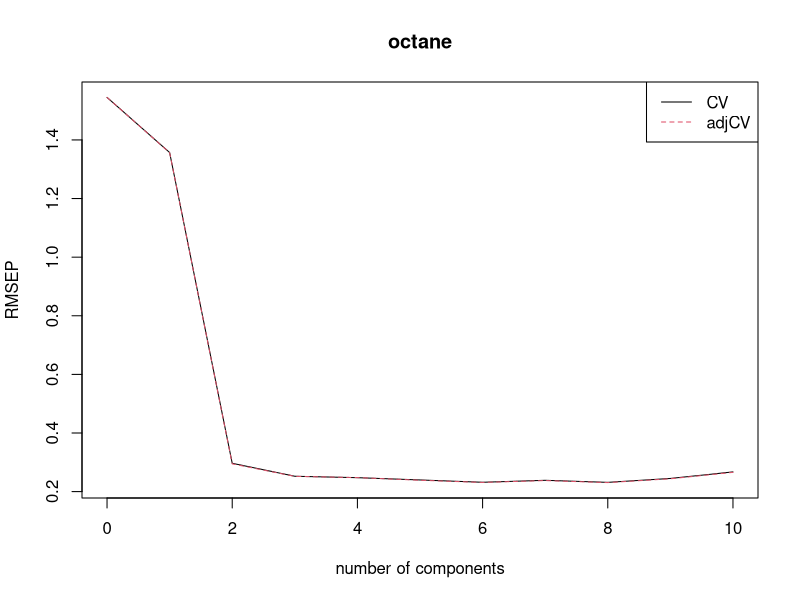
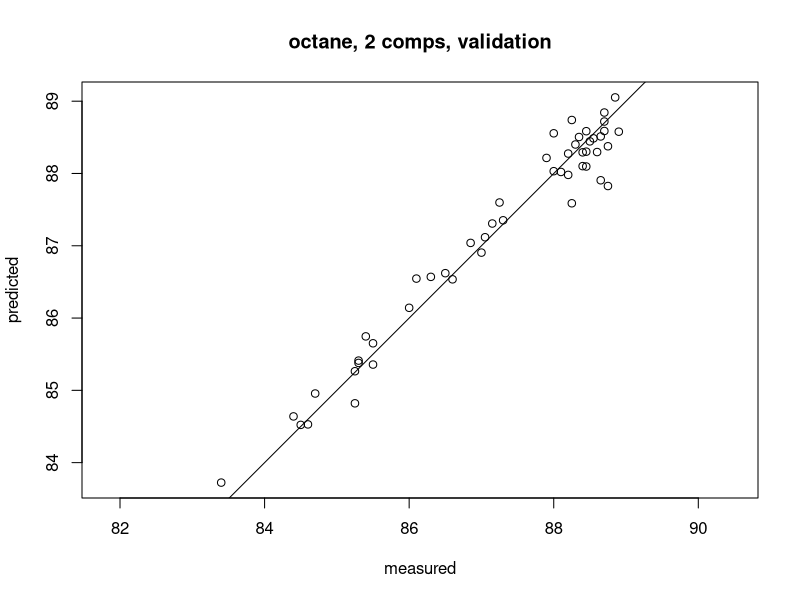
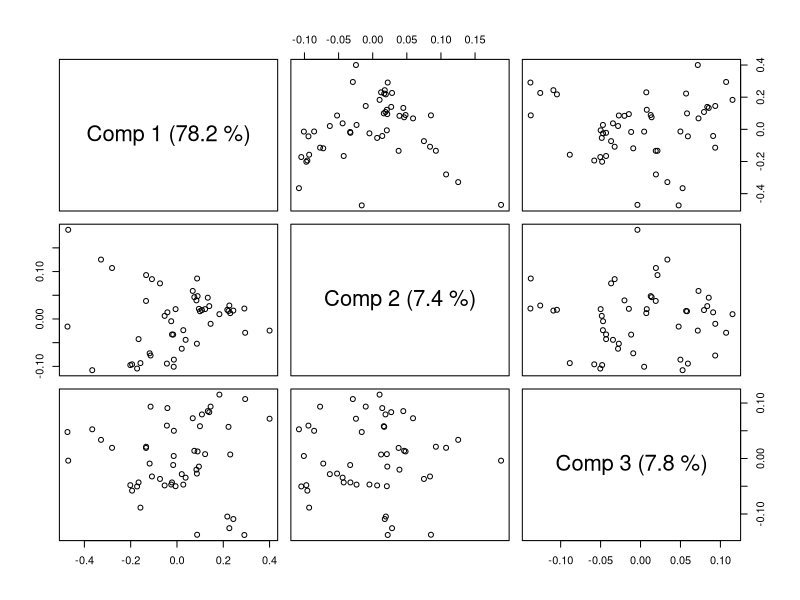
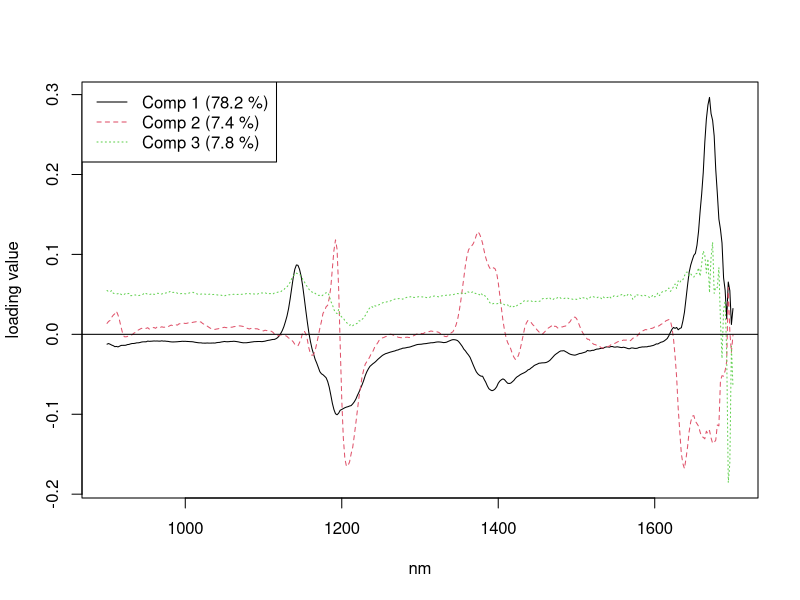

These charts were generated, in order, by the following R code:
#Partial Least Squares Regression TUTORIAL

getwd()
#Change it (set) to the directory including the input file
setwd("D:/Dropbox/WORKING NOW/Ecol/REGRESSION PLS/R")
#Check that is all right
getwd()

library ("pls")

#to not print more decimal possitions than needed
options(digits=4)
#we'll need to allow R to write a lot more lines than by deffault
options(max.print=99999999)

#example data sets, 60 sample with two response variables: Octane number and NIR spectra
  #and 401 reflectance measurements at differents nm 
data("gasoline")
data("yarn")



# First divide the dataset in two, train and test data sets

gasTrain <- gasoline[1:50, ]
gasTest <- gasoline[51:60, ]

gasTest

#typical way of fitting a PLSR model 10 components, 
  #and including leave-one-out (LOO) cross-validated predictions
gas1 <- plsr(octane ~ NIR, ncomp = 10, data = gasTrain, validation = "LOO")

#overview of the fit and validation results
summary(gas1)

#We'll use The root mean squared error of prediction (RMSEP) to validate the data
#The values of CV will give us a result for the LOO. adjCV which is the same but unbiased
#If validation = "LOO", the values of adjCV ad CV should be the same

#But usually is easier to see by plottig it. legendpos argument adds a legend at the indicated position
plot(RMSEP(gas1), legendpos = "topright")
#In this case two COMPONENTS seem to be more tha enough


#Once the number of components has been chosen
#Let's inspect different aspects of the fit by plotting predictions, scores, loadings, etc.

#Prediction Plot: cross-validated predictions versus the measured values with 2 components, 
  #aspect ratio of 1 and trend line
plot(gas1, ncomp = 2, asp = 1, line = TRUE)
#The points follow the line quite nicely 

#Now pairwise plot of the score values for the three first components
  #to look for patterns, groups or outliers in the data
plot(gas1, plottype = "scores", comps = 1:3)
#no clear indication of grouping or outliers. 

#The numbers in parentheses after the component labels are the relative amount of
  #X variance explained by each component.
#explained variances can be extracted explicitly
explvar(gas1)


# Now a loading plot for interpretation purposes, to look for known spectral peaks or profiles:
plot(gas1, "loadings", comps = 1:3, legendpos = "topleft", labels = "numbers", xlab = "nm")
abline(h = 0)
#The >labels = "numbers"< argument makes the plot function try to interpret
#the variable "names" as numbers, and use them as x axis labels.


#A fitted model can be used to predict the response values of new observations.
#The following predicts responses for the ten observations in gasTest, 
#using two components from gasTrain (gas1)
predict(gas1, ncomp = 2, newdata = gasTest)

#In this case we actualy know the true response values, so we can calculate it for gasTest
#RMSEP
RMSEP(gas1, newdata = gasTest)
#For two components with this new samples, we get 0.244, which is quite close to the cross-validated
  #estimate (0.297) <--CV values of the RMSEP obtained with the 50 obs of (gasTrain)
#0.2966 was the CV value for two components.


                      ##MANUAL##



# FORMULAS IN R

#left-hand side (response) + ~ + right-hand side (regressor/s)
  #function:> bodymass ~ age, season, food

#It is also possible to specify transformations of the variables. For instance, log(y) ~ msc(Z)
  #regression of the logarithm of "y" onto "Z" after "Z" has been transformed by multiplicative scatter (or signal) correction (MSC)
#If the transformations contain symbols to be interpreted in the formula +, * or ^
  #should be protected with the I() function
  #this:> y ~ x1 + I(x2 + x3). This specifies two regressors: x1, and the sum of x2 and x3.

#To collect the variables in a dataframe with "data.frame"
  #if v1, v2 and v3 are factors or numeric vectors
  #>mydata <- data.frame(y = v1, a = v2, b = v3)
#will result in a data frame with variables named y, a and b.

#If Z is a matrix, it has to be protected by the 'protect function' I() when using data.frame
  #>mydata <- data.frame(..., Z = I(Z)).
  #Otherwise, it will be split into separate variables for each column and there will be no variable called Z in the data frame.

#We can always add data 'a posteriori' in the data frame
  #>mydata <- data.frame(...)
  #>mydata$Z <- Z
  #this will also respect Z as a matrix

#We can use "cbind" to combine vectors and matrices into matrices on the fly in the formula
  #>cbind(y1, y2) ~ X



# FITTINNG MODELS

#The main function to fit models is plsr, is a wrapper for functio mvr using the right algorithm

#>plsr(formula, ncomp, data)

#The argument "formula" is a formula as described above
#argument "ncomp" is the number of components one wishes to fit (if blank it uses the MAX)
#"data" is the data frame containing the variables to use in the model (if variables in formula aren't already in the environment)
#The function returns a fitted model (an object of class "mvr")
#If the response term of the formula is a matrix, a multi-response model is fit

#To try different alternatives of the model, we can use the function "update"
  #>dens3 <- update(dens1, ncomp = 10)
#updating with new conditions or data

#The predictor variables are always centered, as a part of the fit algorithm.
#Scaling can be requested with the "scale" argument.
#If scale is TRUE, each variable is standardised by dividing it by its standard deviation
#if scale is a numeric vector, each variable is divided by the corresponding number



# CHOOSING THE NUMBER OF COMPONENTS (CROSS-VALIDATION)

#Cross-validation is used to determine the optimal number of components to take into account
#In the plsr function the default value for "validation" (the argument for cross-validation) is "NONE"
  #Validation = "CV" will divide the data into segments, by default 10 segments randomly selected, 
    #but also segments of consecutive objects or interleaved segments are possible through the use of the argument
    #segment.type One can also specify the segments explicitly with the argument segments. See ?mvrCv for details.
  #validation= "LOO" will provide leaveone-out cross-validation.


#the model then will then contain an element comprising the extra information
  #and extra predicted values, as well as MSEP and R2 values. 
  #and the MSEP error using no components at all
#This validation results can be visualised using the plottype = "validation" argument of the standard plotting function.

#the crossvalidation procedure is not optimal. Cross-validation errors are biased downward.
#As long as the only purpose is to select the optimal number of components, this bias may not be very important,
  #but it is not too difficult to avoid it.
  #argument scale that can be used for auto-scaling per segment.
# more elaborate methods such as MSC need explicit handling per segment.
  #For this, function "crossval" is available. It takes an mvr object and performs the cross-validation as it
    #should be done: applying the pre-treatment for each segment

    #> gas2.cv <- crossval(gas2, segments = 10)
    #> plot(MSEP(gas2.cv), legendpos = "topright")
    #> summary(gas2.cv, what = "validation")
    
    #When the scaling does not depend on the division of the data into segments (e.g., log-scaling),
    #functions crossval and mvrCv give the same results; however, crossval is much slower.



# INSPECTING THE FITTED MODELS

#The most visual mode is by plotting them
#wen using the function >plot the default plot type (argument "plottype") is the prediction plot ("predplot")
    #showing predicted versus measured values
  #We can choose other values for plottype in ">plot"

#The number of rows and columns are chosen automatically, can be changed with arguments nRows and nCols

#If we provided a "test set" with the "newdata" argument by deffault it will use the test set.
#If the model was built using cross-validation, the cross-validated predictions are used
#If neither, it will use the predictions for the training set.
#This deffaults can be overriden with the "which" argument

#If we want to know how many components are optimal we should call a validation plot ("validationplot")
#of prediction performance (RMSEP, MSEP, or R2) against the number of components

#regression coefficients can be visualised using plottype = "coef" in >plot or directly through function >coefplot
#either way with this we can plot simultaneously the regression vectors for several different numbers of components at once
  #in despite of nccom=2; ncom= 1:2 (or whatever interval of numbers)

#Scores and loadings can be plotted using functions >scoreplot and >loadingplot
  #One can indicate the number of components with the "comps" argument

#With the function >corrplot; or in >plot, the argument plottype = "correlation"
  #we can see correlations between each variable and the selected components
  #it'll show a scatter plot of two sets of scores with concentric circles, each point = 1 variable
  #The squared distance between the point and the center equals the fraction of the variance 
    #of the variable explained by the ploted components
  #The argument "radii" by deffault shows a circle corresponding with 50% of explained variance and another of 75%


#Check and Summarize

# >print shows: type of regression, form of validation, and the function called
#>summary also shows: the amount of variance explained by the model for training and validation
  #With the argument "what" we ccan choose only either training phase or validation phase


# SELECTING FIT ALGORITHM

#There is three algorithms: 
  #the deffault Kernel algorith (recommended for samples > variables)
  #the classic Orthogonal scores algorithm (NIPALS)
  #the SIMPLS algorith (better for multi-response models)
#We can change the algorithm through the "method" argument method="oscorespls" but we need to do it EVERY TIME

#We can change it for the whole session (or sessions if we change the global environment) with the pls.options
#>pls.option will show the options for PLSR, PCR and MVR that we can change 
#>pls.options(plsralg = "oscorespls") will set the orthogonal scores algorithm for plsr analysis

#We can also call each function separately with kernelpls.fit, oscorespls.fit, and simpls.fit
  #They all take arguments X, Y,ncomp, and stripped. Arguments X, Y, (as matrices) and ncomp (number of components)
  #also if argument stripped=TRUE the calculations are stripped down to the bare minimum required
    #This only returns the X means, Y means, and the regression coefficients. To speed up cross-validation procedures
